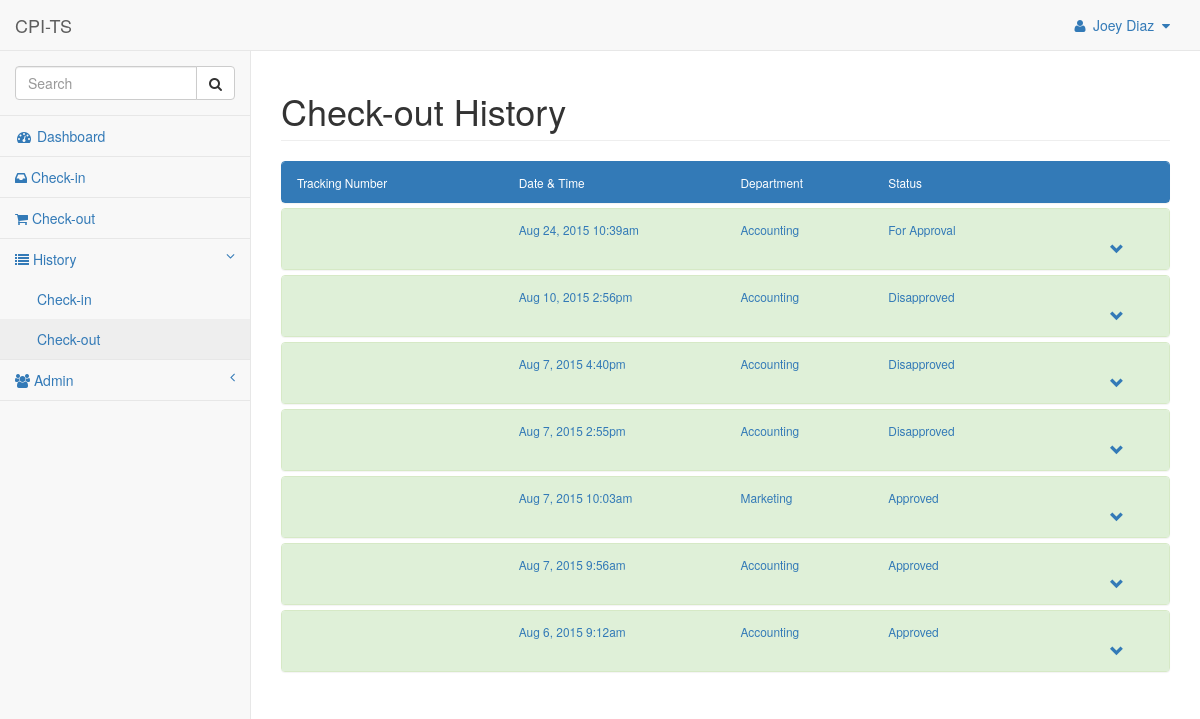
Screenshot of /checkouthis.php (signed in) with the database file from the repository.
### tables this page shows
CREATE TABLE IF NOT EXISTS `users` (
  `id` int(11) NOT NULL AUTO_INCREMENT,
  `username` varchar(20) NOT NULL,
  `password` varchar(64) NOT NULL,
  `salt` varchar(32) NOT NULL,
  `name` varchar(50) NOT NULL,
  `joined` datetime NOT NULL,
  `group` int(11) NOT NULL,
  PRIMARY KEY (`id`)
);

CREATE TABLE IF NOT EXISTS `checkout` (
  `id` int(11) NOT NULL AUTO_INCREMENT,
  `date` datetime NOT NULL,
  `userId` int(11) NOT NULL,
  `status` int(11) NOT NULL,
  `department` int(11) NOT NULL,
  `application` int(11) NOT NULL,
  `type` int(11) NOT NULL,
  `file` text NOT NULL,
  `note` text NOT NULL,
  `version` text NOT NULL,
  `tagDate` datetime DEFAULT NULL,
  `processDate` datetime DEFAULT NULL,
  `processId` int(11) DEFAULT NULL,
  `processNote` text NOT NULL,
  PRIMARY KEY (`id`)
);

### classes/Config.php (called while the page is built)
<?php
class Config
{
	public static function get($path = null)
	{
		if($path)
		{
			$config = $GLOBALS['config'];
			$path = explode('/', $path);
			foreach($path as $bit)
			{
				if(isset($config[$bit]))
				{
					$config = $config[$bit];
				}
			}
			return $config;
		}
		return false;
	}
}

### classes/DB.php (called while the page is built, shortened)
<?php
class DB
{
	private static $_instance = null;
	private $pdo,
			$_query,
			$_error = false,
			$_results,
			$_count = 0;
	private function __construct()
	{
		try
		{
			$this->_pdo = new PDO('mysql:host=' . Config::get('mysql/host') . '; dbname=' . Config::get('mysql/db'), Config::get('mysql/username'), Config::get('mysql/password'));
		}
		catch(PDOException $e)
		{
			die($e->getMessage());
		}
	}
	public static function getInstance()
	{
			self::$_instance = new DB();
		return self::$_instance;
	}
	public function query($sql, $params = array())
	{
		$this->_error = false;
		if($this->_query = $this->_pdo->prepare($sql))
		{
			$x = 1;
			if(count($params))
			{
				foreach($params as $param)
				{
					$this->_query->bindValue($x, $param);
					$x++;
				}
			}
			if($this->_query->execute())
			{
				$this->_results = $this->_query->fetchAll(PDO::FETCH_OBJ);
				$this->_count = $this->_query->rowCount();
			}
			else
			{
				$this->_error = true;
			}
		}
		return $this;
	}
	public function action($action, $table, $where = array())
	{
		if(count($where) === 3)
		{
			$operators = array('=', '>', '<', '>=', '<=');
			$field 		= $where[0];
			$operator 	= $where[1];
			$value		= $where[2];
			if(in_array($operator, $operators))
			{
				$sql = "{$action} FROM {$table} WHERE {$field} {$operator} ?";
				if(!$this->query($sql, array($value))->error())
				{
					return $this;
				}
			}
		}
		return false;
	}
	public function get($table, $where)
	{
		return $this->action('SELECT *', $table, $where);
	}
	public function results()
	{
		return $this->_results;
	}
	public function first()
	{
		return $this->results()[0];
	}
	public function error()
	{
		return $this->_error;
	}
	public function count()
	{
		return $this->_count;
	}
}

### classes/User.php (called while the page is built, shortened)
<?php
class User
{
	private $_db,
			$_data,
			$_sessionName,
			$_isLoggedIn;
	public function __construct($user = null)
	{
		$this->_db = DB::getInstance();
		$this->_sessionName = Config::get('session/session_name');
		if(!$user)
		{
			if(Session::exists($this->_sessionName))
			{
				$user = Session::get($this->_sessionName);
				if($this->find($user))
				{
					$this->_isLoggedIn = true;
				}
				else
				{
				}
			}
			else
			{
				$this->find($user);
			}
		}
	}
	public function find($user = null)
	{
		if($user)
		{
			$field = (is_numeric($user)) ? 'id' : 'username';
			$data = $this->_db->get('users', array($field, '=', $user));
			if($data->count())
			{
				$this->_data = $data->first();
				return true;
			}
		}
		return false;
	}
	public function data()
	{
		return $this->_data;
	}
}

### classes/Session.php (called while the page is built, shortened)
<?php
class Session
{
	public static function exists($name)
	{
		return(isset($_SESSION[$name])) ? true : false;
	}
	public static function get($name)
	{
		return $_SESSION[$name];
	}
}

### controllers/checkouthis.php (called while the page is built, shortened)
<?php
$user = new User();
if($user->data()->group == 1)
{
	$datas = DB::getInstance()->query("SELECT * FROM checkout ORDER BY 1 DESC");
}
elseif ($user->data()->group == 2)
{
	$datas = DB::getInstance()->query("SELECT * FROM checkout WHERE userId = ? ORDER BY 1 DESC", array($user->data()->id));
}
else
{
	$datas = "";
}

### classes/Input.php (called while the page is built, shortened)
<?php
class Input
{
	public static function get($item)
	{
		if(isset($_POST[$item]))
		{
			return $_POST[$item];
		}
		else if(isset($_GET[$item]))
		{
			return $_GET[$item];
		}
		else
		{
			return "";
		}
	}
}

### functions/sanitize.php (called while the page is built)
<?php
function escape($string)
{
	return htmlentities($string, ENT_QUOTES, 'UTF-8');
}

### checkouthis.php (the view, shortened to what this page needs)
<?php require_once 'controllers/checkouthis.php'; ?>
<?php require_once 'template/header.php'; ?>
<div id="page-wrapper">
	<div class="row">
		<div class="col-lg-12">
			<h1 class="page-header">Check-out History</h1>
		</div>
	</div>
	<div class="row">
		<?php if($datas->count()): ?>
			<div class="col-sm-12">
				<div class="panel-group" id="accordion">
					<div class="panel panel-primary">
						<div class="panel-heading">
							<div class="row">
								<div class="col-sm-12">
									<div class="row">
										<div class="col-sm-3"><small>Tracking Number</small></div>
										<div class="col-sm-3"><small>Date & Time</small></div>
										<div class="col-sm-2"><small>Department</small></div>
										<div class="col-sm-3"><small>Status</small></div>
										<div class="col-sm-1">&nbsp;&nbsp;</div>
									</div>
								</div>
							</div>
						</div>
					</div>
					<?php $c = 1; ?>
					<?php foreach($datas->results() as $data): ?>
						<?php $c++; ?>
						<div class="panel panel-success">
							<div class="panel-heading">
								<a data-toggle="collapse" data-parent="#accordion<?php echo $c; ?>" href="#collapse<?php echo $c; ?>">
									<div class="row">
										<div class="col-sm-3"><small><?php echo escape($data->trackingNum); ?></small></div>
										<div class="col-sm-3">
											<?php $date = date('M j, Y g:ia', strtotime($data->date)); ?>
											<small>
												<?php echo escape($date); ?>
											</small>
										</div>
										<div class="col-sm-2">
											<small>
												<?php if($data->department == 1): ?>
													Accounting
												<?php elseif($data->department == 2): ?>
													Marketing
												<?php elseif($data->department == 3): ?>
													Human Resource
												<?php else: ?>
												<?php endif; ?>
											</small>
										</div>
										<div class="col-sm-3">
											<small>
												<?php if($data->status == 1): ?>
													For Approval
												<?php elseif($data->status == 2): ?>
													Acknowledged (For Approval)
												<?php elseif($data->status == 3): ?>
													Approved
												<?php elseif($data->status == 4): ?>
													Disapproved
												<?php else: ?>
												<?php endif; ?>
											</small>
										</div>
										<div class="col-sm-1">&nbsp;&nbsp;&nbsp;&nbsp;&nbsp;&nbsp;&nbsp;&nbsp;<span class="glyphicon glyphicon-chevron-down"></span></div>
									</div>
								</a>
							</div>
						</div>
					<?php endforeach; ?>
				</div>
			</div>
		<?php endif; ?>
	</div>
</div>
<?php require_once 'template/footer.php'; ?>

### template/header.php (shortened to what this page needs)
<!DOCTYPE html>
<html lang="en">
	<head>
		<link href="bower_components/bootstrap/dist/css/bootstrap.min.css" rel="stylesheet">
		<link href="bower_components/metisMenu/dist/metisMenu.min.css" rel="stylesheet">
    	<link href="dist/css/timeline.css" rel="stylesheet">
		<link href="dist/css/sb-admin-2.css" rel="stylesheet">
		<link href="bower_components/morrisjs/morris.css" rel="stylesheet">
		<link href="bower_components/font-awesome/css/font-awesome.min.css" rel="stylesheet" type="text/css">
	</head>
<body>
	<div id="wrapper">
		<nav class="navbar navbar-default navbar-static-top" role="navigation" style="margin-bottom: 0">
			<div class="navbar-header">
				<a class="navbar-brand" href="home.php">CPI-TS</a>
			</div>
			<ul class="nav navbar-top-links navbar-right">
				<li class="dropdown">
					<a class="dropdown-toggle" data-toggle="dropdown" href="#">
						<i class="fa fa-user fa-fw"></i>  <?php echo $user->data()->name; ?> &nbsp;<i class="fa fa-caret-down"></i>
					</a>
				</li>
			</ul>
			<div class="navbar-default sidebar" role="navigation">
				<div class="sidebar-nav navbar-collapse">
					<ul class="nav" id="side-menu">
						<form action="search.php" method="post" enctype="multipart/form-data" role="search">
							<li class="sidebar-search">
								<div class="input-group custom-search-form">
									<input type="text" class="form-control" name="search" id="search" value="<?php echo escape(Input::get('search')); ?>" placeholder="Search">
									<span class="input-group-btn">
										<button class="btn btn-default" type="submit">
											<i class="fa fa-search"></i>
										</button>
									</span>
								</div>
							</li>
						</form>
						<li>
							<a href="home.php"><i class="fa fa-dashboard fa-fw"></i> Dashboard</a>
						</li>
                        <?php if($user->data()->group == 1) :?>
	                        <li>
								<a href="checkinapp.php"><i class="fa fa-inbox"></i> Check-in</a>
							</li>
							<li>
								<a href="checkoutapp.php"><i class="fa fa-shopping-cart"></i> Check-out</a>
							</li>
						<?php endif; ?>
						<li>
							<a href="#"><i class="fa fa-list"></i> History<span class="fa arrow"></span></a>
							<ul class="nav nav-second-level">
								<li>
									<a href="checkinhis.php"> Check-in</a>
								</li>
								<li>
									<a href="checkouthis.php"> Check-out</a>
								</li>
							</ul>
						</li>
						<?php if($user->data()->group == 1) :?>
							<li>
								<a href="#"><i class="fa fa-users"></i> Admin<span class="fa arrow"></span></a>
							</li>
						<?php endif; ?>
					</ul>
				</div>
			</div>
		</nav>

### rows the page displays
users: name "Joey Diaz"
checkout: date "Aug 24, 2015 10:39am", department "Accounting", status "For Approval"
checkout: date "Aug 10, 2015 2:56pm", department "Accounting", status "Disapproved"
checkout: date "Aug 7, 2015 4:40pm", department "Accounting", status "Disapproved"
checkout: date "Aug 7, 2015 2:55pm", department "Accounting", status "Disapproved"
checkout: date "Aug 7, 2015 10:03am", department "Marketing", status "Approved"
checkout: date "Aug 7, 2015 9:56am", department "Accounting", status "Approved"
checkout: date "Aug 6, 2015 9:12am", department "Accounting", status "Approved"
